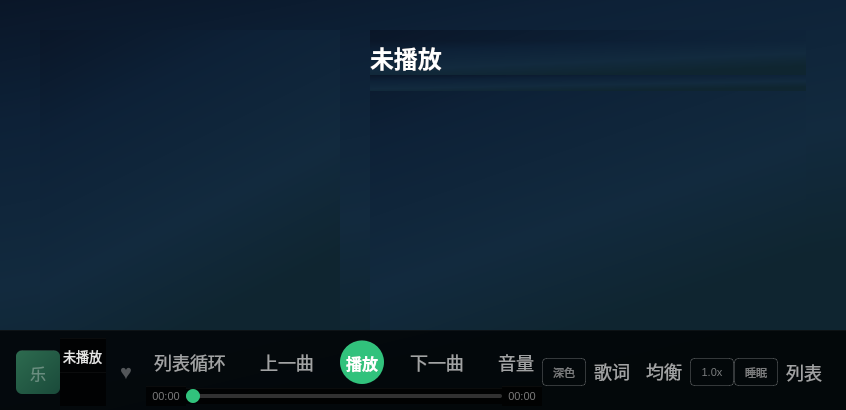
     <widget class="QWidget" name="playerPage">
      <property name="styleSheet">
       <string notr="true">background: qlineargradient(x1:0,y1:0,x2:0.5,y2:1,stop:0 #0a1628, stop:0.3 #0d2137, stop:0.7 #122a3e, stop:1 #0f2530);</string>
      </property>
      <layout class="QVBoxLayout" name="playerMainLayout">
       <property name="spacing">
        <number>0</number>
       </property>
       <property name="leftMargin">
        <number>0</number>
       </property>
       <property name="topMargin">
        <number>0</number>
       </property>
       <property name="rightMargin">
        <number>0</number>
       </property>
       <property name="bottomMargin">
        <number>0</number>
       </property>
       <!-- 内容区 -->
       <item>
        <widget class="QWidget" name="contentWidget">
         <layout class="QHBoxLayout" name="contentLayout">
          <property name="spacing">
           <number>30</number>
          </property>
          <property name="leftMargin">
           <number>40</number>
          </property>
          <property name="topMargin">
           <number>30</number>
          </property>
          <property name="rightMargin">
           <number>40</number>
          </property>
          <property name="bottomMargin">
           <number>0</number>
          </property>
          <!-- 左侧封面: RotatingCover (提升控件) -->
          <item>
           <widget class="RotatingCover" name="coverLabel">
            <property name="minimumSize">
             <size>
              <width>300</width>
              <height>300</height>
             </size>
            </property>
            <property name="maximumSize">
             <size>
              <width>300</width>
              <height>300</height>
             </size>
            </property>
           </widget>
          </item>
          <!-- 右侧信息+歌词 -->
          <item>
           <widget class="QWidget" name="infoPanel">
            <layout class="QVBoxLayout" name="infoLayout">
             <property name="spacing">
              <number>0</number>
             </property>
             <property name="leftMargin">
              <number>0</number>
             </property>
             <property name="topMargin">
              <number>10</number>
             </property>
             <property name="rightMargin">
              <number>0</number>
             </property>
             <property name="bottomMargin">
              <number>0</number>
             </property>
             <item>
              <widget class="QLabel" name="songTitleLabel">
               <property name="text">
                <string>未播放</string>
               </property>
               <property name="styleSheet">
                <string notr="true">color: white; font-weight: bold; font-size: 24px;</string>
               </property>
              </widget>
             </item>
             <item>
              <widget class="QLabel" name="songArtistLabel">
               <property name="text">
                <string/>
               </property>
               <property name="styleSheet">
                <string notr="true">color: rgba(255,255,255,130); font-size: 14px;</string>
               </property>
              </widget>
             </item>
             <item>
              <widget class="QListWidget" name="lyricsList">
               <property name="verticalScrollBarPolicy">
                <enum>Qt::ScrollBarAlwaysOff</enum>
               </property>
               <property name="horizontalScrollBarPolicy">
                <enum>Qt::ScrollBarAlwaysOff</enum>
               </property>
               <property name="styleSheet">
                <string notr="true">QListWidget { background: transparent; border: none; color: rgba(255,255,255,40); } QListWidget::item { padding: 10px 12px; border: none; } QListWidget::item:selected { background: transparent; }</string>
               </property>
              </widget>
             </item>
            </layout>
           </widget>
          </item>
         </layout>
        </widget>
       </item>
       <!-- 底部控制栏 -->
       <item>
        <widget class="QWidget" name="playerBar">
         <property name="minimumSize">
          <size>
           <width>0</width>
           <height>80</height>
          </size>
         </property>
         <property name="maximumSize">
          <size>
           <width>16777215</width>
           <height>80</height>
          </size>
         </property>
         <property name="styleSheet">
          <string notr="true">background: rgba(0,0,0,200); border-top: 1px solid rgba(255,255,255,10);</string>
         </property>
         <layout class="QHBoxLayout" name="barLayout">
          <property name="spacing">
           <number>0</number>
          </property>
          <property name="leftMargin">
           <number>16</number>
          </property>
          <property name="topMargin">
           <number>8</number>
          </property>
          <property name="rightMargin">
           <number>16</number>
          </property>
          <property name="bottomMargin">
           <number>4</number>
          </property>
          <!-- 左侧：缩略图 + 歌名 + 收藏 -->
          <item>
           <widget class="QLabel" name="barThumbLabel">
            <property name="minimumSize">
             <size>
              <width>44</width>
              <height>44</height>
             </size>
            </property>
            <property name="maximumSize">
             <size>
              <width>44</width>
              <height>44</height>
             </size>
            </property>
            <property name="text">
             <string>乐</string>
            </property>
            <property name="alignment">
             <set>Qt::AlignCenter</set>
            </property>
            <property name="styleSheet">
             <string notr="true">background: qlineargradient(x1:0,y1:0,x2:1,y2:1,stop:0 #2d6b4f, stop:1 #1a4a3a); border-radius: 6px; font-size: 16px; color: rgba(255,255,255,80);</string>
            </property>
           </widget>
          </item>
          <item>
           <layout class="QVBoxLayout" name="barInfoLayout">
            <item>
             <widget class="QLabel" name="barNameLabel">
              <property name="text">
               <string>未播放</string>
              </property>
              <property name="styleSheet">
               <string notr="true">color: rgba(255,255,255,230); font-size: 13px;</string>
              </property>
             </widget>
            </item>
            <item>
             <widget class="QLabel" name="barArtistLabel">
              <property name="text">
               <string/>
              </property>
              <property name="styleSheet">
               <string notr="true">color: rgba(255,255,255,100); font-size: 11px;</string>
              </property>
             </widget>
            </item>
           </layout>
          </item>
          <item>
           <widget class="QPushButton" name="likeBtn">
            <property name="minimumSize">
             <size>
              <width>40</width>
              <height>40</height>
             </size>
            </property>
            <property name="text">
             <string>♥</string>
            </property>
            <property name="styleSheet">
             <string notr="true">QPushButton { background: transparent; border: none; color: rgba(255,255,255,80); font-size: 20px; padding: 6px; } QPushButton:pressed { color: #e74c3c; }</string>
            </property>
           </widget>
          </item>
          <!-- 中间控制区 -->
          <item>
           <layout class="QVBoxLayout" name="centerLayout">
            <item>
             <layout class="QHBoxLayout" name="ctrlLayout">
              <property name="spacing">
               <number>18</number>
              </property>
              <item>
               <widget class="QPushButton" name="loopBtn">
                <property name="minimumSize">
                 <size>
                  <width>64</width>
                  <height>48</height>
                 </size>
                </property>
                <property name="text">
                 <string>列表循环</string>
                </property>
                <property name="styleSheet">
                 <string notr="true">QPushButton { background: transparent; border: none; color: rgba(255,255,255,160); font-size: 18px; padding: 8px; } QPushButton:pressed { color: white; }</string>
                </property>
               </widget>
              </item>
              <item>
               <widget class="QPushButton" name="prevBtn">
                <property name="minimumSize">
                 <size>
                  <width>48</width>
                  <height>48</height>
                 </size>
                </property>
                <property name="text">
                 <string>上一曲</string>
                </property>
                <property name="styleSheet">
                 <string notr="true">QPushButton { background: transparent; border: none; color: rgba(255,255,255,160); font-size: 18px; padding: 8px; } QPushButton:pressed { color: white; }</string>
                </property>
               </widget>
              </item>
              <item>
               <widget class="QPushButton" name="playBtn">
                <property name="minimumSize">
                 <size>
                  <width>44</width>
                  <height>44</height>
                 </size>
                </property>
                <property name="maximumSize">
                 <size>
                  <width>44</width>
                  <height>44</height>
                 </size>
                </property>
                <property name="text">
                 <string>播放</string>
                </property>
                <property name="styleSheet">
                 <string notr="true">QPushButton { background: #31C27C; border-radius: 22px; color: white; font-size: 16px; font-weight: bold; } QPushButton:pressed { background: #269e65; }</string>
                </property>
               </widget>
              </item>
              <item>
               <widget class="QPushButton" name="nextBtn">
                <property name="minimumSize">
                 <size>
                  <width>48</width>
                  <height>48</height>
                 </size>
                </property>
                <property name="text">
                 <string>下一曲</string>
                </property>
                <property name="styleSheet">
                 <string notr="true">QPushButton { background: transparent; border: none; color: rgba(255,255,255,160); font-size: 18px; padding: 8px; } QPushButton:pressed { color: white; }</string>
                </property>
               </widget>
              </item>
              <item>
               <widget class="QPushButton" name="volumeBtn">
                <property name="minimumSize">
                 <size>
                  <width>48</width>
                  <height>48</height>
                 </size>
                </property>
                <property name="text">
                 <string>音量</string>
                </property>
                <property name="styleSheet">
                 <string notr="true">QPushButton { background: transparent; border: none; color: rgba(255,255,255,160); font-size: 18px; padding: 8px; } QPushButton:pressed { color: white; }</string>
                </property>
               </widget>
              </item>
             </layout>
            </item>
            <item>
             <layout class="QHBoxLayout" name="progressLayout">
              <item>
               <widget class="QLabel" name="curTimeLabel">
                <property name="minimumSize">
                 <size>
                  <width>40</width>
                  <height>0</height>
                 </size>
                </property>
                <property name="maximumSize">
                 <size>
                  <width>40</width>
                  <height>16777215</height>
                 </size>
                </property>
                <property name="text">
                 <string>00:00</string>
                </property>
                <property name="alignment">
                 <set>Qt::AlignCenter</set>
                </property>
                <property name="styleSheet">
                 <string notr="true">color: rgba(255,255,255,120); font-size: 11px;</string>
                </property>
               </widget>
              </item>
              <item>
               <widget class="QSlider" name="progressSlider">
                <property name="orientation">
                 <enum>Qt::Horizontal</enum>
                </property>
                <property name="maximum">
                 <number>1000</number>
                </property>
                <property name="styleSheet">
                 <string notr="true">QSlider::groove:horizontal { height: 4px; background: rgba(255,255,255,30); border-radius: 2px; } QSlider::handle:horizontal { background: #31C27C; width: 14px; height: 14px; margin: -5px 0; border-radius: 7px; } QSlider::sub-page:horizontal { background: #31C27C; border-radius: 2px; } QSlider::add-page:horizontal { background: rgba(255,255,255,20); border-radius: 2px; }</string>
                </property>
               </widget>
              </item>
              <item>
               <widget class="QLabel" name="totalTimeLabel">
                <property name="minimumSize">
                 <size>
                  <width>40</width>
                  <height>0</height>
                 </size>
                </property>
                <property name="maximumSize">
                 <size>
                  <width>40</width>
                  <height>16777215</height>
                 </size>
                </property>
                <property name="text">
                 <string>00:00</string>
                </property>
                <property name="alignment">
                 <set>Qt::AlignCenter</set>
                </property>
                <property name="styleSheet">
                 <string notr="true">color: rgba(255,255,255,120); font-size: 11px;</string>
                </property>
               </widget>
              </item>
             </layout>
            </item>
           </layout>
          </item>
          <!-- 右侧功能按钮 -->
          <item>
           <layout class="QVBoxLayout" name="rightLayout">
            <item>
             <layout class="QHBoxLayout" name="funcLayout">
              <item>
               <widget class="QPushButton" name="modeBtn">
                <property name="minimumSize">
                 <size>
                  <width>44</width>
                  <height>28</height>
                 </size>
                </property>
                <property name="text">
                 <string>深色</string>
                </property>
                <property name="styleSheet">
                 <string notr="true">QPushButton { background: transparent; border: 1px solid rgba(255,255,255,50); border-radius: 4px; color: rgba(255,255,255,120); font-size: 11px; } QPushButton:pressed { border-color: #31C27C; color: #31C27C; }</string>
                </property>
               </widget>
              </item>
              <item>
               <widget class="QPushButton" name="lyricsBtn">
                <property name="minimumSize">
                 <size>
                  <width>40</width>
                  <height>40</height>
                 </size>
                </property>
                <property name="text">
                 <string>歌词</string>
                </property>
                <property name="styleSheet">
                 <string notr="true">QPushButton { background: transparent; border: none; color: rgba(255,255,255,160); font-size: 18px; padding: 8px; } QPushButton:pressed { color: white; }</string>
                </property>
               </widget>
              </item>
              <item>
               <widget class="QPushButton" name="eqBtn">
                <property name="minimumSize">
                 <size>
                  <width>40</width>
                  <height>40</height>
                 </size>
                </property>
                <property name="text">
                 <string>均衡</string>
                </property>
                <property name="styleSheet">
                 <string notr="true">QPushButton { background: transparent; border: none; color: rgba(255,255,255,160); font-size: 18px; padding: 8px; } QPushButton:pressed { color: white; }</string>
                </property>
               </widget>
              </item>
              <item>
               <widget class="QPushButton" name="speedBtn">
                <property name="minimumSize">
                 <size>
                  <width>44</width>
                  <height>28</height>
                 </size>
                </property>
                <property name="text">
                 <string>1.0x</string>
                </property>
                <property name="styleSheet">
                 <string notr="true">QPushButton { background: transparent; border: 1px solid rgba(255,255,255,50); border-radius: 4px; color: rgba(255,255,255,120); font-size: 11px; } QPushButton:pressed { border-color: #31C27C; color: #31C27C; }</string>
                </property>
               </widget>
              </item>
              <item>
               <widget class="QPushButton" name="sleepBtn">
                <property name="minimumSize">
                 <size>
                  <width>44</width>
                  <height>28</height>
                 </size>
                </property>
                <property name="text">
                 <string>睡眠</string>
                </property>
                <property name="styleSheet">
                 <string notr="true">QPushButton { background: transparent; border: 1px solid rgba(255,255,255,50); border-radius: 4px; color: rgba(255,255,255,120); font-size: 11px; } QPushButton:pressed { border-color: #31C27C; color: #31C27C; }</string>
                </property>
               </widget>
              </item>
              <item>
               <widget class="QPushButton" name="playlistBtn">
                <property name="minimumSize">
                 <size>
                  <width>48</width>
                  <height>48</height>
                 </size>
                </property>
                <property name="text">
                 <string>列表</string>
                </property>
                <property name="styleSheet">
                 <string notr="true">QPushButton { background: transparent; border: none; color: rgba(255,255,255,160); font-size: 18px; padding: 8px; } QPushButton:pressed { color: white; }</string>
                </property>
               </widget>
              </item>
             </layout>
            </item>
           </layout>
          </item>
         </layout>
        </widget>
       </item>
      </layout>
     </widget>
